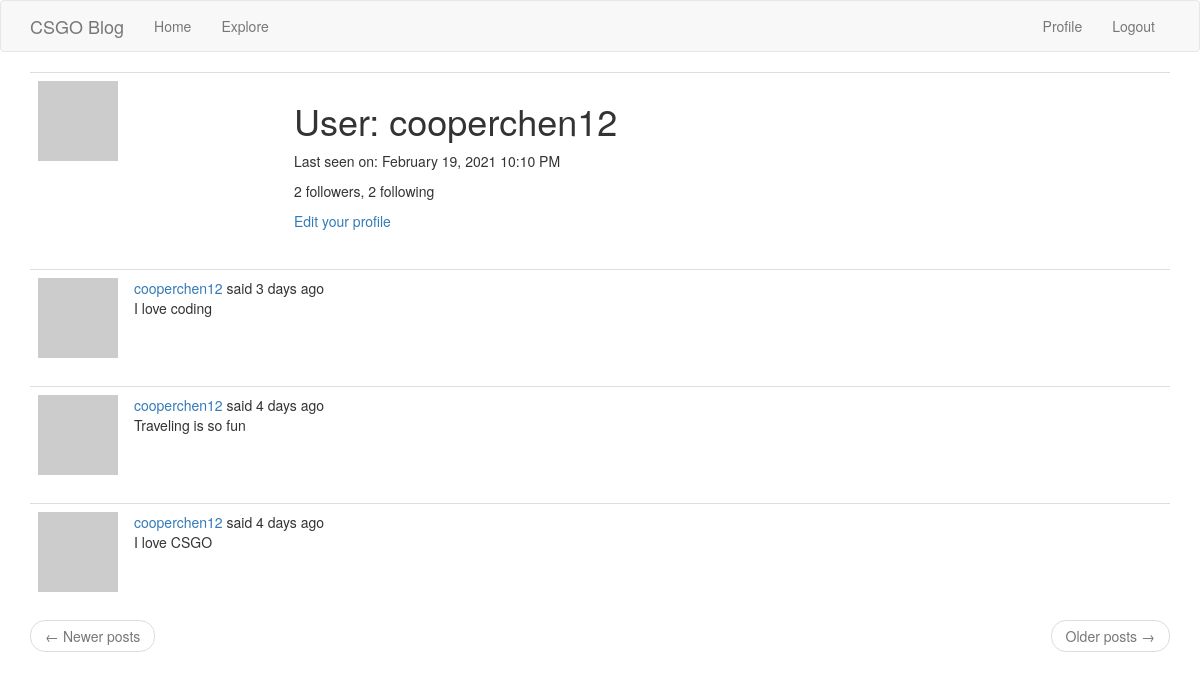
/user/cooperchen12 (signed in), run on an earlier commit of the app's database.
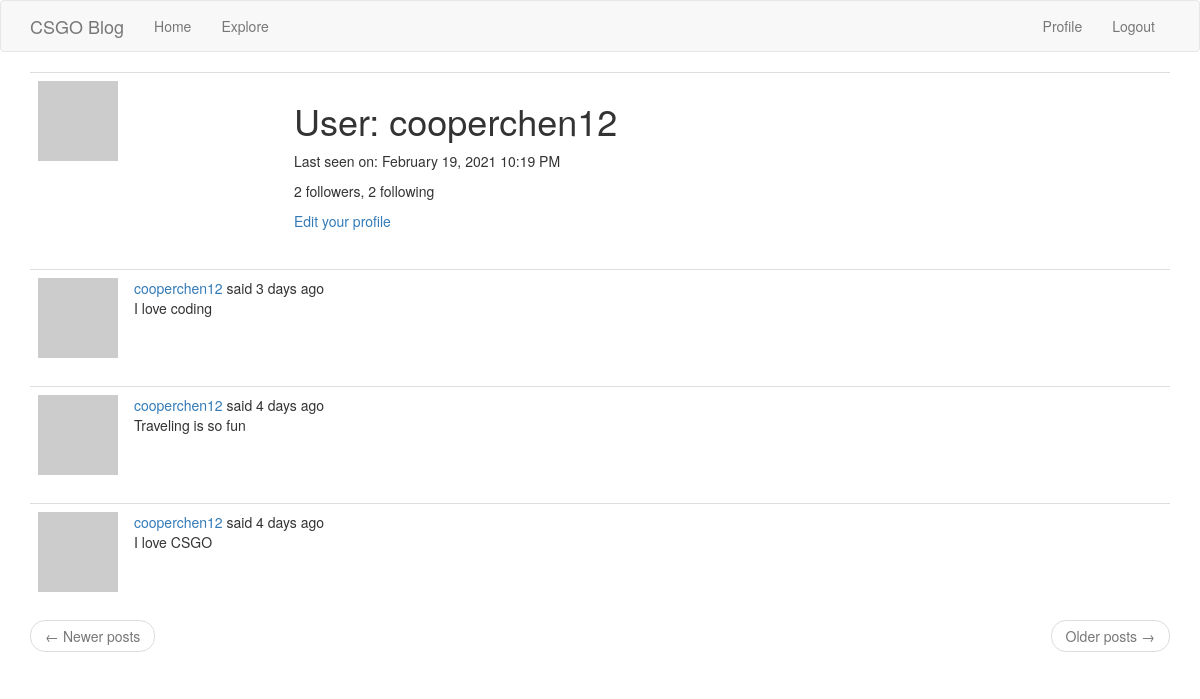
And on a later commit of the database.
### app/models.py (models this page shows, shortened)
class User(UserMixin, db.Model):
    id = db.Column(db.Integer, primary_key=True)
    username = db.Column(db.String(64), index=True, unique=True)
    email = db.Column(db.String(120), index=True, unique=True)
    password_hash = db.Column(db.String(128))
    posts = db.relationship('Post', backref='author', lazy='dynamic')
    about_me = db.Column(db.String(140))
    last_seen = db.Column(db.DateTime, default=datetime.utcnow)
    following = db.relationship(
        'User', secondary=followers,
        primaryjoin=(followers.c.follower_id == id),
        secondaryjoin=(followers.c.following_id == id),
        backref=db.backref('followers', lazy='dynamic'), lazy='dynamic')
    def avatar(self, size):
        digest = md5(self.email.lower().encode('utf-8')).hexdigest()
        return 'https://www.gravatar.com/avatar/{}?d=identicon&s={}'.format(
            digest, size)

class Post(db.Model):
    id = db.Column(db.Integer, primary_key=True)
    body = db.Column(db.String(140))
    timestamp = db.Column(db.DateTime, index=True, default=datetime.utcnow)
    user_id = db.Column(db.Integer, db.ForeignKey('user.id'))

### app/routes.py (the view)
@app.route('/user/<username>')
@login_required
def user(username):
    user = User.query.filter_by(username=username).first_or_404()
    page = request.args.get('page', 1, type=int)
    posts = user.posts.order_by(Post.timestamp.desc()).paginate(
        page, app.config['POSTS_PER_PAGE'], False)
    next_url = url_for('user', username=user.username, page=posts.next_num) \
        if posts.has_next else None
    prev_url = url_for('user', username=user.username, page=posts.prev_num) \
        if posts.has_prev else None
    form = EmptyForm()
    return render_template('user.html', user=user, posts=posts.items,
                           next_url=next_url, prev_url=prev_url, form=form)

### app/models.py (called while the page is built)
@login.user_loader
def load_user(id):
    return User.query.get(int(id))

### app/routes.py (called while the page is built)
@app.before_request
def before_request():
    if current_user.is_authenticated:
        current_user.last_seen = datetime.utcnow()
        db.session.commit()
    g.locale = str(get_locale())

### app/templates/user.html (shortened to what this page needs)
{% extends "base.html" %}
{% block app_content %}
    <table class="table table-hover">
        <tr>
            <td width="256px"><img src="{{ user.avatar(256) }}"></td>
            <td>
                <h1>{{ _('User') }}: {{ user.username }}</h1>
                {% if user.last_seen %}
                <p>{{ _('Last seen on') }}: {{ moment(user.last_seen).format('LLL') }}</p>
                {% endif %}
                <p>{{ _('%(count)d followers', count=user.followers.count()) }}, {{ _('%(count)d following', count=user.following.count()) }}</p>
                {% if user == current_user %}
                <p><a href="{{ url_for('edit_profile') }}">{{ _('Edit your profile') }}</a></p>
                {% endif %}
            </td>
        </tr>
    </table>
    {% for post in posts %}
        {% include '_post.html' %}
    {% endfor %}
    <nav aria-label="...">
        <ul class="pager">
            <li class="previous{% if not prev_url %} disabled{% endif %}">
                <a href="{{ prev_url or '#' }}">
                    <span aria-hidden="true">&larr;</span> {{ _('Newer posts') }}
                </a>
            </li>
            <li class="next{% if not next_url %} disabled{% endif %}">
                <a href="{{ next_url or '#' }}">
                    {{ _('Older posts') }} <span aria-hidden="true">&rarr;</span>
                </a>
            </li>
        </ul>
    </nav>
{% endblock %}

### app/templates/base.html (shortened to what this page needs)
{% extends 'bootstrap/base.html' %}
{% block navbar %}
    <nav class="navbar navbar-default">
        <div class="container">
            <div class="navbar-header">
                <a class="navbar-brand" href="{{ url_for('index') }}">CSGO Blog</a>
            </div>
            <div class="collapse navbar-collapse" id="bs-example-navbar-collapse-1">
                <ul class="nav navbar-nav">
                    <li><a href="{{ url_for('index') }}">{{ _('Home') }}</a></li>
                    <li><a href="{{ url_for('explore') }}">{{ _('Explore') }}</a></li>
                </ul>
                <ul class="nav navbar-nav navbar-right">
                    {% if current_user.is_anonymous %}
                    <li><a href="{{ url_for('login') }}">{{ _('Login') }}</a></li>
                    {% else %}
                    <li><a href="{{ url_for('user', username=current_user.username) }}">{{ _('Profile') }}</a></li>
                    <li><a href="{{ url_for('logout') }}">{{ _('Logout') }}</a></li>
                    {% endif %}
                </ul>
            </div>
        </div>
    </nav>
{% endblock %}
{% block content %}
    <div class="container">
        {% block app_content %}{% endblock %}
    </div>
{% endblock %}

### app/templates/_post.html (shortened to what this page needs)
<table class="table table-hover">
    <tr>
        <td width="70px">
            <a href="{{ url_for('user', username=post.author.username) }}">
                <img src="{{ post.author.avatar(70) }}" />
            </a>
        </td>
        <td>
            {{ _('%(username)s said %(when)s',
                username=user_link, when=moment(post.timestamp).fromNow()) }}
            <br>
            {{ post.body }}
        </td>
    </tr>
</table>

What changed in the data, as far as the page shows it:
changed User "cooperchen12": last_seen "February 19, 2021 10:10 PM" → "February 19, 2021 10:19 PM"
